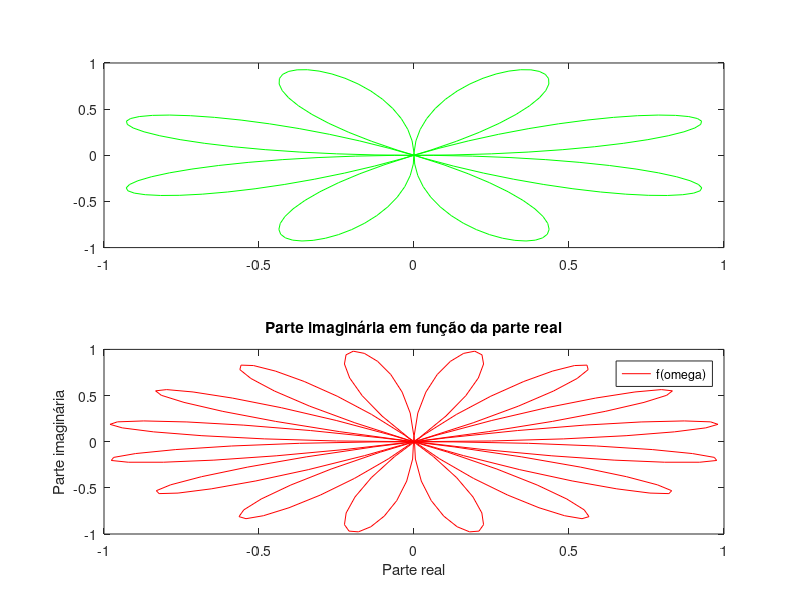

The MATLAB source for this figure:
clear
close
clc

omega = linspace(0,2*pi,200);
f = sin(4*omega) .* exp(1i*omega);
g = sin(8*omega) .* exp(1i*omega);

%figure(1)
subplot(2,1,1)
plot(f,'g')
%hold on
%figure(2)
subplot(2,1,2)
plot(g,'r')
%hold off

% Apenas válido para hold on/off!
title('Parte imaginária em função da parte real')
ylabel('Parte imaginária')
xlabel('Parte real')
legend('f(omega)','g(omega)')